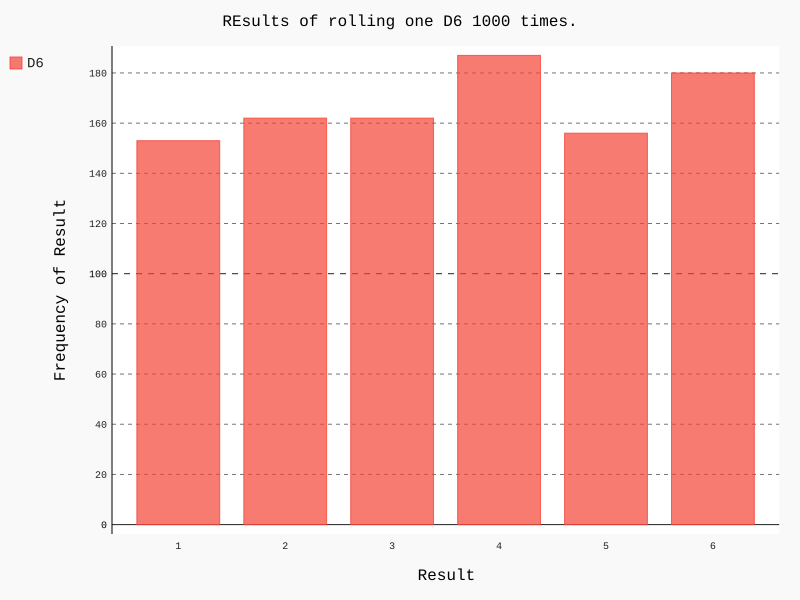

Here is the Python script that generated this plot:
import pygal
from die import Die

#Create a D6
die = Die()

#Make some rolls amd store reults in a list

results = []

for roll_num in range(1000):
	result = die.roll()
	results.append(result)
	
#Analyze the results.
frequencies = []
for value in range(1, die.num_sides+1):
	frequency = results.count(value)
	frequencies.append(frequency)	
	
#~ print(frequencies)

#Visualize the results.
hist = pygal.Bar()	
hist.title = "REsults of rolling one D6 1000 times."
hist.x_labels = ['1','2','3','4','5','6']
hist.x_title = "Result"
hist.y_title = "Frequency of Result"

hist.add('D6', frequencies)
hist.render_to_file('die_visual.svg')
